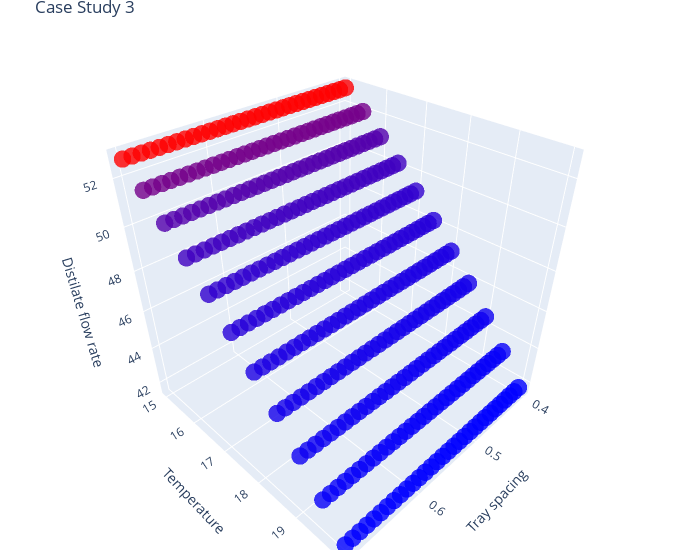
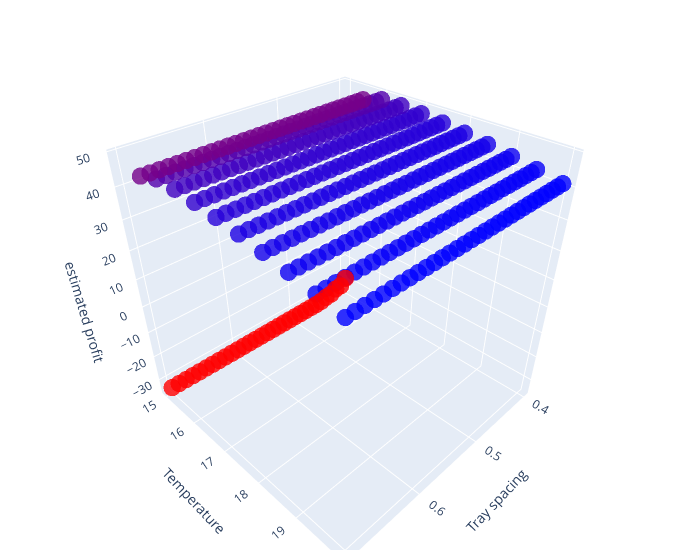

Notebook source saved alongside these figures, in order:
### Markdown cell above
The third case study we did had independent variables of temperature and tray spacing. The tray spacing should have a linear relationship to the total volume of the distilation column which in turn should have a roughly linear relationship with the total energy needed to maintain the pressure in the column.

### Code cell
fig = go.Figure(data = [go.Scatter3d(
    x=df3['tray spacing'],
    y=df3['temp'],
    z=df3['dist flow'],
    mode='markers',
    marker=dict(
        size=6,
        color= np.log(df3['cond liq flow']),                # set color to an array/list of desired values
        colorscale='bluered',   # choose a colorscale
        opacity=0.8
    )
)])

fig.update_layout(title="Case Study 3",
                scene = dict(
                    xaxis_title='Tray spacing',
                    yaxis_title='Temperature',
                    zaxis_title='Distilate flow rate'),
                    width=700,
                    margin=dict(r=20, b=10, l=10, t=25))
fig.show()

fig = go.Figure(data = [go.Scatter3d(
    x=df3['tray spacing'],
    y=df3['temp'],
    z=df3['profit'],
    mode='markers',
    marker=dict(
        size=6,
        color= np.log(df3['cond liq flow']),                # set color to an array/list of desired values
        colorscale='bluered',   # choose a colorscale
        opacity=0.8
    )
)])

fig.update_layout(scene = dict(
                    xaxis_title='Tray spacing',
                    yaxis_title='Temperature',
                    zaxis_title='estimated profit'),
                    width=700,
                    margin=dict(r=20, b=10, l=10, t=25))
fig.show()

### Figure 1 — Plotly figure (JSON) as saved in the notebook; plotly's stock layout.template omitted (floating-point values rounded to 4 significant figures; data arrays with more than 128 entries replaced by an {"elided": "..."} marker saying what was removed)
{"data": [{"marker": {"color": {"elided": "341 float values"}, "colorscale": [[0, "rgb(0,0,255)"], [1, "rgb(255,0,0)"]], "opacity": 0.8, "size": 6}, "mode": "markers", "type": "scatter3d", "x": {"elided": "341 float values"}, "y": {"elided": "341 float values"}, "z": {"elided": "341 float values"}}], "layout": {"margin": {"b": 10, "l": 10, "r": 20, "t": 25}, "scene": {"xaxis": {"title": {"text": "Tray spacing"}}, "yaxis": {"title": {"text": "Temperature"}}, "zaxis": {"title": {"text": "Distilate flow rate"}}}, "title": {"text": "Case Study 3"}, "width": 700}}

### Figure 2 — Plotly figure (JSON) as saved in the notebook; plotly's stock layout.template omitted (floating-point values rounded to 4 significant figures; data arrays with more than 128 entries replaced by an {"elided": "..."} marker saying what was removed)
{"data": [{"marker": {"color": {"elided": "341 float values"}, "colorscale": [[0, "rgb(0,0,255)"], [1, "rgb(255,0,0)"]], "opacity": 0.8, "size": 6}, "mode": "markers", "type": "scatter3d", "x": {"elided": "341 float values"}, "y": {"elided": "341 float values"}, "z": {"elided": "341 float values"}}], "layout": {"margin": {"b": 10, "l": 10, "r": 20, "t": 25}, "scene": {"xaxis": {"title": {"text": "Tray spacing"}}, "yaxis": {"title": {"text": "Temperature"}}, "zaxis": {"title": {"text": "estimated profit"}}}, "width": 700}}
